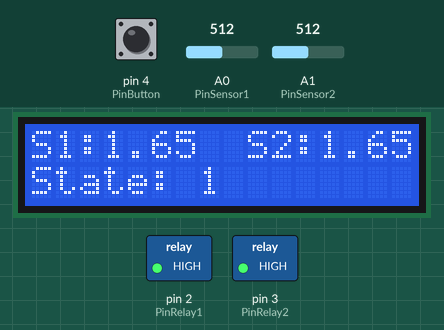
Recording of a program running on a simulated Arduino Uno, built with avr-gcc and run on an emulated ATmega328P. Parts: 16×2 character LCD, switched loads named in the program (green lamp = pin HIGH). The inputs (shaded band) are chosen by the test bench; at power-on: pin 4 (PinButton) HIGH, A0 (PinSensor1) = 512, A1 (PinSensor2) = 512. What the program prints to the serial monitor is not drawn.

Above: at 1.2 s.
1.3 s: pin 4 (PinButton) pulled LOW for 0.15 s
At 4.1 s:
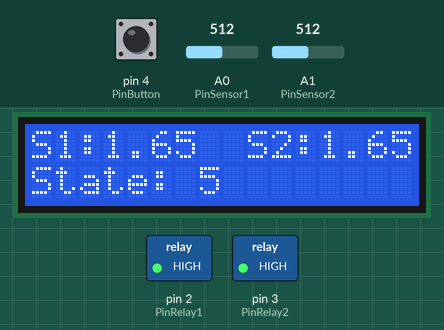
9.3 s: A0 (PinSensor1) set to 716
At 12.8 s:
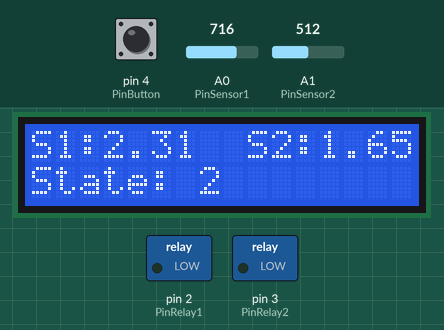
17.1 s: A1 (PinSensor2) set to 716
At 19.4 s:
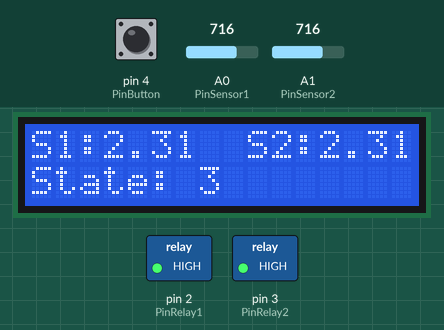
24.9 s: pin 4 (PinButton) pulled LOW for 1 s
At 25.3 s:
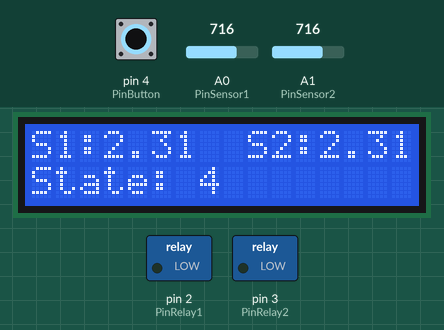
27.4 s: A0 (PinSensor1) set to 900
At 28.5 s:
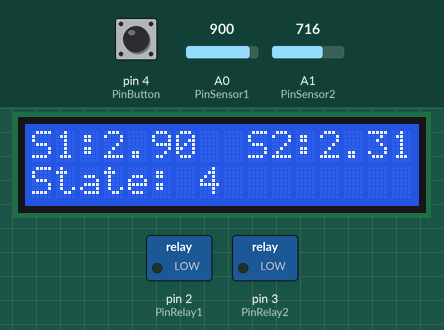
28.9 s: A1 (PinSensor2) set to 900
At 31.4 s:
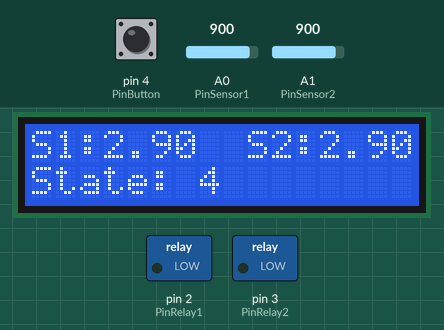
Timing chart, 0 to 32.9 s (numbered marks = the images above; inputs shaded):
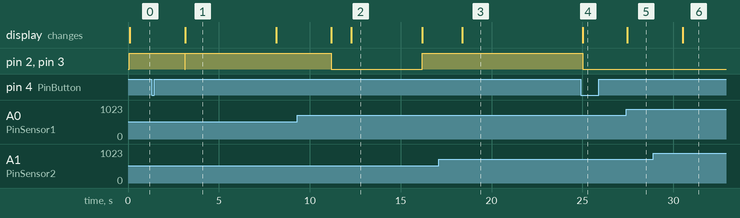

Measured:
- after the input at 17.1 s, the display: changes after 1.3 s (image 3)
- after the input at 24.9 s, pin 2 (PinRelay1), pin 3 (PinRelay2): HIGH → LOW after 0.12 s; the display: changes after 0.12 s (image 4)
- after the input at 27.4 s, the display: changes after 0.05 s (image 5)
- after the input at 28.9 s, the display: changes after 1.6 s (image 6)
- what the display in image 1 shows lasts 4.9 s, from 3.2 s to 8.1 s
- what the display in image 2 shows lasts 3.9 s, from 12.3 s to 16.2 s

The program:

main.cpp
```cpp
#include <Arduino.h>
#include <Wire.h>
#include <software_timer.h>
#include <string.h>
#include <button.h>
#include <LiquidCrystal_I2C.h>


// set the LCD address to 0x27 for a 16 chars and 2 line display
LiquidCrystal_I2C lcd(0X3F,16,2);

#define INIT              0
#define READY_AUTO        1
#define PUMPING_AUTO      2
#define STOP_PUMPING_AUTO 3
#define PUMPING_MAN       4
#define STOP_PUMPING_MAN  5

// #define time_display      1800 //3 //1800     //in 5 seconds to ready
// #define time_ready        3     //in 5 seconds to ready
// #define time_pump         600//15     //600   //pump in 10 mins
// #define time_no_pump      21600//21600    //21600 //every 6 hours

//for test
#define time_display      3
#define time_ready        3
#define time_pump         5
#define time_no_pump      10

#define PUMP               "Need pump"
#define NO_PUMP            "No pump"


//define pin for sensor soid
int PinSensor1 = A0;
int PinSensor2 = A1;

//define pin for relay
int PinRelay1 = 2;
int PinRelay2 = 3;

//define pin for gnd sensor
int GndSensor1 = 6;
int GndSensor2 = 7;


float Moisture_Sensor1 = 0.0;
float Moisture_Sensor2 = 0.0;


int state = 0;
String pump1_state = NO_PUMP;
String pump2_state = NO_PUMP;


void setup()
{
  // display.begin(SSD1306_SWITCHCAPVCC, SCREEN_ADDRESS);
  // display.clearDisplay();
  // display.setTextSize(2);
  // display.setTextColor(WHITE);

  lcd.init();
  lcd.backlight();
  lcd.clear();
  SWTimer_Init();
  Serial.begin(9600);
  analogReference(EXTERNAL);
  pinMode(PinSensor1, INPUT);
  pinMode(PinSensor2, INPUT);
  pinMode(GndSensor1, INPUT);
  pinMode(GndSensor2, INPUT);


  pinMode(PinRelay1, OUTPUT);
  pinMode(PinRelay2, OUTPUT);

  pinMode(PinButton, INPUT_PULLUP);

  digitalWrite(PinRelay1, HIGH);
  digitalWrite(PinRelay2, HIGH);

  //pinMode(LED_BUILTIN, OUTPUT);

}

//calculate moisture to voltage , int GndSensor)
float calcMoisture(int PinSensor, int GndSensor){
  pinMode(GndSensor, OUTPUT);
  digitalWrite(GndSensor, LOW);
  float value = (float(analogRead(PinSensor))/1023.0)*3.3;
  pinMode(GndSensor, INPUT);
  return value;
}

void pumping(int PinRelay){
  //turn on pump
  digitalWrite(PinRelay, LOW);
}

void stop_pumping(int PinRelay){
  //turn off pump
  digitalWrite(PinRelay, HIGH);
}

String check_4Pumping(float Moisture_value, int SensorNum, int PinRelay ){
  Serial.print("Moisture from sensor ");
  Serial.print(SensorNum);
  Serial.print(": ");
  Serial.print(Moisture_value);
  Serial.println(" V");

  //1.3V and lower -> wet -> no pump
  //2.3V and higher -> fry -> pump
  //2.75V and higher -> not in soil , its of the air -> no need pump
  if(Moisture_value >= 0.0 && Moisture_value <= 3.75){ //2.75
     Serial.println(PUMP);
     return PUMP;
  }
  else{
    Serial.println(NO_PUMP);
    return NO_PUMP;
  }

}


void update_moisture_state(){
  lcd.setCursor(0,0);
  lcd.print("S1:");
  lcd.setCursor(3,0);
  lcd.print(Moisture_Sensor1);

  lcd.setCursor(9,0);
  lcd.print("S2:");
  lcd.setCursor(12,0);
  lcd.print(Moisture_Sensor2);

  lcd.setCursor(0,1);
  lcd.print("State:");
  lcd.setCursor(7,1);
  lcd.print(state);
}

void display_LCD(){
  if(timer2_flag == true){
      Moisture_Sensor1 = calcMoisture(PinSensor1, GndSensor1);
      Moisture_Sensor2 = calcMoisture(PinSensor2, GndSensor2);
      update_moisture_state();
      setTimer2((uint64_t)time_display*1000);
  }
}

void fsm_automated(){
  switch(state){
    case INIT:
      state = READY_AUTO;
      setTimer1((uint64_t)time_ready*1000);
      break;
    case READY_AUTO:
      update_moisture_state();
      if(timer1_flag == true){
        pump1_state = check_4Pumping(Moisture_Sensor1, 1, PinRelay1 );
        pump2_state = check_4Pumping(Moisture_Sensor2, 2, PinRelay2 );
        if(pump1_state == PUMP ||  pump2_state == PUMP){
          state = PUMPING_AUTO;
          setTimer1((uint64_t)time_pump*1000);
        }
        else{
          state = STOP_PUMPING_AUTO;
          setTimer1((uint64_t)time_no_pump*1000);
        }
      }
      break;
    case PUMPING_AUTO:
      update_moisture_state();
      if(pump1_state == PUMP){
        pumping(PinRelay1);
      }
      if(pump2_state == PUMP){
        pumping(PinRelay2);
      }

      if(isBUTTON_Pressed() == 1){
        state = STOP_PUMPING_MAN;
      }
      if(timer1_flag == true){
        state = STOP_PUMPING_AUTO;
        setTimer1((uint64_t)time_no_pump*1000);
      }
      break;
    case STOP_PUMPING_AUTO:
      update_moisture_state();
      stop_pumping(PinRelay1);
      stop_pumping(PinRelay2);
      pump1_state = NO_PUMP;
      pump2_state = NO_PUMP;

      if(isBUTTON_Pressed() == 1){
        pump1_state = check_4Pumping(Moisture_Sensor1, 1, PinRelay1 );
        pump2_state = check_4Pumping(Moisture_Sensor2, 2, PinRelay2 );
        state = PUMPING_MAN;
      }

      if(timer1_flag == true){
        state = READY_AUTO;
        setTimer1((uint64_t)time_ready*1000);
      }
      break;
  }
}


void fsm_manual(){
  switch(state){
    case PUMPING_MAN:
      update_moisture_state();
      if(pump1_state == PUMP){
        pumping(PinRelay1);
      }
      if(pump2_state == PUMP){
        pumping(PinRelay2);
      }
      if(isBUTTON_Pressed() == 1){
        state = STOP_PUMPING_MAN;
        setTimer1((uint64_t)time_no_pump*1000);
      }
      break;
    case STOP_PUMPING_MAN:
      update_moisture_state();
      stop_pumping(PinRelay1);
      stop_pumping(PinRelay2);
      pump1_state = NO_PUMP;
      pump2_state = NO_PUMP;
      if(isBUTTON_Pressed() == 1){
        pump1_state = check_4Pumping(Moisture_Sensor1, 1, PinRelay1 );
        pump2_state = check_4Pumping(Moisture_Sensor2, 2, PinRelay2 );
        state = PUMPING_MAN;
      }
      if(timer1_flag == true){
        state = READY_AUTO;
        setTimer1((uint64_t)time_ready*1000);
      }
      break;
  }
}


void test_case(){
    if(timer1_flag == true){
    digitalWrite(LED_BUILTIN, !digitalRead(LED_BUILTIN));
    setTimer1(5*1000);
  }
}

void loop()
{
  display_LCD();
  fsm_automated();
  fsm_manual();
}
```

backup.cpp
```cpp
// #include <Arduino.h>
// #include <Wire.h>
// #include <software_timer.h>
// #include <string.h>
// #include <button.h>
// #include <Adafruit_GFX.h>
// #include <Adafruit_SSD1306.h>
// #include <scheduler.h>

// #define SCREEN_WIDTH 128 // OLED display width, in pixels
// #define SCREEN_HEIGHT 64 // OLED display height, in pixels

// #define OLED_RESET     -1 // Reset pin # (or -1 if sharing Arduino reset pin)
// #define SCREEN_ADDRESS 0x3C
// Adafruit_SSD1306 display(SCREEN_WIDTH, SCREEN_HEIGHT, &Wire, OLED_RESET);


// #define INIT              0
// #define READY_AUTO        1
// #define PUMPING_AUTO      2
// #define STOP_PUMPING_AUTO 3
// #define PUMPING_MAN       4
// #define STOP_PUMPING_MAN  5

// #define time_display      3//1800     //in 5 seconds to ready
// #define time_ready        3     //in 5 seconds to ready
// #define time_pump         5//15     //600   //pump in 10 mins
// #define time_no_pump      5//21600    //21600 //every 6 hours

// #define PUMP               "Need pump"
// #define NO_PUMP            "No pump"
// // set the LCD address to 0x27 for a 16 chars and 2 line display


// //define pin for sensor soid
// int PinSensor1 = A0;
// int PinSensor2 = A1;

// //define pin for relay
// int PinRelay1 = 2;
// int PinRelay2 = 3;


// float Moisture_Sensor1 = 0.0;
// float Moisture_Sensor2 = 0.0;

// int state = 0;
// String pump1_state = NO_PUMP;
// String pump2_state = NO_PUMP;
// // bool flag_run = false;
// // bool flag_stop = false;


// void setup()
// {
//   display.begin(SSD1306_SWITCHCAPVCC, SCREEN_ADDRESS);
//   display.clearDisplay();
//   display.setTextSize(2);
//   display.setTextColor(WHITE);

//   SWTimer_Init();
//   Serial.begin(9600);
//   analogReference(EXTERNAL);
//   pinMode(PinSensor1, INPUT);
//   pinMode(PinSensor2, INPUT);

//   pinMode(PinRelay1, OUTPUT);
//   pinMode(PinRelay2, OUTPUT);

//   pinMode(PinButton, INPUT_PULLUP);

//   digitalWrite(PinRelay1, HIGH);
//   digitalWrite(PinRelay2, HIGH);

//   //pinMode(LED_BUILTIN, OUTPUT);

// }

// //calculate moisture to voltage
// float calcMoisture(int PinSensor){
//   return (float(analogRead(PinSensor))/1023.0)*3.3;
// }

// void pumping(int PinRelay){
//   //turn on pump
//   digitalWrite(PinRelay, LOW);
// }

// void stop_pumping(int PinRelay){
//   //turn off pump
//   digitalWrite(PinRelay, HIGH);
// }

// String check_4Pumping(float Moisture_value, int SensorNum, int PinRelay ){
//   Serial.print("Moisture from sensor ");
//   Serial.print(SensorNum);
//   Serial.print(": ");
//   Serial.print(Moisture_value);
//   Serial.println(" V");

//   //1.3V and lower -> wet -> no pump
//   //2.3V and higher -> fry -> pump
//   //2.75V and higher -> not in soil , its of the air -> no need pump
//   if(Moisture_value >= 0.0 && Moisture_value <= 3.75){ //2.75
//      Serial.println(PUMP);
//      return PUMP;
//   }
//   else{
//     Serial.println(NO_PUMP);
//     return NO_PUMP;
//   }
//   // else{
//   //   Serial.println("Sensor is not in soil");
//   //   return "Sensor is not in soil";
//   // }
// }
// // void clear_state(){
// //     display.setCursor(80,40);
// //     display.println("");
// //     display.display();
// // }

// void show_state(int state){
//     display.setCursor(0,40);
//     display.println("State:");
//     // display.setCursor(80,40);
//     // display.println("");
//     display.setCursor(80,40);
//     display.println(state);

//     display.display();
// }

// void display_LCD(){
//   if(timer2_flag == true){
//       Moisture_Sensor1 = calcMoisture(PinSensor1);
//       Moisture_Sensor2 = calcMoisture(PinSensor2);
//       display.setCursor(0,0);
//       display.println("S1:");
//       display.setCursor(40,0);
//       display.println(Moisture_Sensor1);

//       display.setCursor(0,20);
//       display.println("S2:");
//       display.setCursor(40,20);
//       display.println(Moisture_Sensor2);
//       display.display();

//       setTimer2((uint64_t)time_display*1000);
//   }
// }

// void fsm_automated(){
//   switch(state){
//     case INIT:
//       state = READY_AUTO;
//       setTimer1((uint64_t)time_ready*1000);
//       break;
//     case READY_AUTO:
//       show_state(state);
//       if(timer1_flag == true){
//         pump1_state = check_4Pumping(Moisture_Sensor1, 1, PinRelay1 );
//         pump2_state = check_4Pumping(Moisture_Sensor2, 2, PinRelay2 );
//         if(pump1_state == PUMP ||  pump2_state == PUMP){
//           state = PUMPING_AUTO;
//           setTimer1((uint64_t)time_pump*1000);
//         }
//         else{
//           state = STOP_PUMPING_AUTO;
//           setTimer1((uint64_t)time_no_pump*1000);
//         }
//       }
//       break;
//     case PUMPING_AUTO:
//       show_state(state);
//       if(pump1_state == PUMP){
//         pumping(PinRelay1);
//       }
//       if(pump2_state == PUMP){
//         pumping(PinRelay2);
//       }

//       if(isBUTTON_Pressed() == 1){
//         state = STOP_PUMPING_MAN;
//       }
//       if(timer1_flag == true){
//         state = STOP_PUMPING_AUTO;
//         setTimer1((uint64_t)time_no_pump*1000);
//       }
//       break;
//     case STOP_PUMPING_AUTO:
//       show_state(state);
//       stop_pumping(PinRelay1);
//       stop_pumping(PinRelay2);
//       pump1_state = NO_PUMP;
//       pump2_state = NO_PUMP;

//       if(isBUTTON_Pressed() == 1){
//         pump1_state = check_4Pumping(Moisture_Sensor1, 1, PinRelay1 );
//         pump2_state = check_4Pumping(Moisture_Sensor2, 2, PinRelay2 );
//         if(pump1_state == PUMP ||  pump2_state == PUMP){
//           state = PUMPING_MAN;
//         }
//       }

//       if(timer1_flag == true){
//         state = READY_AUTO;
//         setTimer1((uint64_t)time_ready*1000);
//       }
//       break;
//   }
// }


// void fsm_manual(){
//   switch(state){
//     case PUMPING_MAN:
//       show_state(state);
//       if(pump1_state == PUMP){
//         pumping(PinRelay1);
//       }
//       if(pump2_state == PUMP){
//         pumping(PinRelay2);
//       }
//       if(isBUTTON_Pressed() == 1){
//         state = STOP_PUMPING_MAN;
//         setTimer1((uint64_t)time_no_pump*1000);
//       }
//       break;
//     case STOP_PUMPING_MAN:
//       show_state(state);
//       stop_pumping(PinRelay1);
//       stop_pumping(PinRelay2);
//       pump1_state = NO_PUMP;
//       pump2_state = NO_PUMP;
//       if(isBUTTON_Pressed() == 1){
//         pump1_state = check_4Pumping(Moisture_Sensor1, 1, PinRelay1 );
//         pump2_state = check_4Pumping(Moisture_Sensor2, 2, PinRelay2 );
//         if(pump1_state == PUMP ||  pump2_state == PUMP){
//           state = PUMPING_MAN;
//         }
//       }
//       if(timer1_flag == true){
//         state = READY_AUTO;
//         setTimer1((uint64_t)time_ready*1000);
//       }
//       break;
//   }
// }


// void test_case(){
//     if(timer1_flag == true){
//     digitalWrite(LED_BUILTIN, !digitalRead(LED_BUILTIN));
//     setTimer1(5*1000);
//   }
// }

// void loop()
// {
//   display_LCD();
//   fsm_automated();
//   fsm_manual();


//   // unsigned long curr_miliseconds = millis();
//   // if(curr_miliseconds - prev_miliseconds >= time_interval || prev_miliseconds == 0){
//   //   prev_miliseconds = curr_miliseconds;
//   //   Moisture_Sensor1 = calcMoisture(PinSensor1);
//   //   Moisture_Sensor2 = calcMoisture(PinSensor2);
//   //   Serial.print("Soil Moisture: ");
//   //   Serial.println(Moisture_Sensor1);
//   // }
//   // if(isBUTTON_Pressed() == true){
//   //   digitalWrite(LED_BUILTIN, !digitalRead(13));
//   // }

// }
```

button.cpp
```cpp
#include <button.h>

int PinButton = 4;

int KeyReg0 = NORMAL_STATE;
int KeyReg1 = NORMAL_STATE;
int KeyReg2 = NORMAL_STATE;
int KeyReg3 = NORMAL_STATE;
int TimerForKeyPress = 100;

int button_flag = 0;


int isBUTTON_Pressed(){
	if(button_flag == 1){
		button_flag = 0;
		Serial.print("Button is pressed\n");
		return 1;
	}
	return 0;
}

void subKeyProcess( ){
	button_flag = 1;
}

void getKeyInput(){
	KeyReg0 = KeyReg1;
	KeyReg1 = KeyReg2;
	KeyReg2 = digitalRead(PinButton);
	if ((KeyReg0 == KeyReg1) && (KeyReg1 == KeyReg2)) {
		if (KeyReg3 != KeyReg2){
			KeyReg3 = KeyReg2;
			if (KeyReg2 == PRESSED_STATE){
				subKeyProcess();
				TimerForKeyPress = 100;
			}
		}
		else {
			TimerForKeyPress--;
			if (TimerForKeyPress == 0){
				KeyReg3 = NORMAL_STATE;
				TimerForKeyPress = 100;
			}
		}
	}
}
```

button.h
```cpp
#ifndef INC_BUTTON_H_
#define INC_BUTTON_H_

#include <Arduino.h>

#define NORMAL_STATE  1
#define PRESSED_STATE 0

extern int button_flag;
extern int PinButton;


int isBUTTON_Pressed();
void getKeyInput();


#endif /* INC_BUTTON_H_ */
```

scheduler.cpp
```cpp
#include "scheduler.h"

typedef enum
{
	NO_ERROR,
	ERROR_SCH_TOO_MANY_TASKS,
	ERROR_SCH_CANNOT_DELETE_TASK,
	ERROR_SCH_WAITING_FOR_SLAVE_TO_ACK,
	ERROR_SCH_WAITING_FOR_START_COMMAND_FROM_MASTER,
	ERROR_SCH_ONE_OR_MORE_SLAVE_DID_NOT_START,
	ERROR_SCH_LOST_SLAVE,
	ERROR_SCH_CAN_BUS_ERROR,
	ERROR_I2C_WRITE_BYTE_AT24C64
}Error_message;

typedef enum
{
	NORMAL,
	ERROR_CODE,
	MAX_TASK
}return_code;

typedef struct {
	void (*pTask)(void);

	uint32_t Delay;

	uint32_t Period;

	uint8_t RunMe;

	uint32_t TaskID;
} sTask;

#define MAX_SIZE 10
#define TASK_ID 0
#define Error_tick_count 0


//initialize array
sTask SCH_tasks_G[MAX_SIZE];
int number_task = 0;

Error_message Errorcode= NO_ERROR;
Error_message Last_error_code = NO_ERROR ;

static unsigned char SCH_Reset_Task(const int TASK_IDX)
{
	unsigned char Return_code;

	if(SCH_tasks_G[TASK_IDX].pTask==0){
		Errorcode= ERROR_SCH_CANNOT_DELETE_TASK;
		return ERROR_CODE;
	}
	else{
		Return_code= NORMAL;
	}

	SCH_tasks_G[TASK_IDX].pTask = 0x0000;
	SCH_tasks_G[TASK_IDX].Delay = 0;
	SCH_tasks_G[TASK_IDX].Period = 0;
	SCH_tasks_G[TASK_IDX].RunMe = 0;

	return Return_code;
}

void SCH_Init(void)
{
	number_task = 0;
	unsigned char i;

	for(i = 0; i < MAX_SIZE ; i++){
		SCH_Reset_Task(i);
		SCH_tasks_G[i].TaskID = i;
	}

	Errorcode = NO_ERROR;

	//Timer_init();
}

void SCH_Update(void) {
	if(number_task == 0) return;
	unsigned char head = 0;
	// NOTE: calculations are in *TICKS* ( not milliseconds )

	if (SCH_tasks_G[head].pTask) {
		if (SCH_tasks_G[head].Delay == 0) {
			SCH_tasks_G[head].RunMe += 1;
		} else {
			SCH_tasks_G[head].Delay -= 1;
		}
	}
}

unsigned char SCH_Add_Task(void (*pFunction)(), unsigned int DELAY, unsigned int PERIOD){
	if (number_task == MAX_SIZE){
		Errorcode = ERROR_SCH_TOO_MANY_TASKS;
		return MAX_TASK;
	}

	unsigned char pivot = 0;
	while (1) {
		if (pivot == number_task) // full
			break;

		if (DELAY < SCH_tasks_G[pivot].Delay)
			break;

		DELAY -= SCH_tasks_G[pivot].Delay;
		pivot++;
	}
	//shift right to have empty slot adding
	for (int i = number_task; i > pivot; i--) {
		SCH_tasks_G[i] = SCH_tasks_G[i - 1];
	}

	//update delay for following pivot position
	if(pivot != number_task)
		SCH_tasks_G[pivot + 1].Delay -= DELAY;

	SCH_tasks_G[pivot].pTask = pFunction;
	SCH_tasks_G[pivot].Delay = DELAY;
	SCH_tasks_G[pivot].Period = PERIOD;
	SCH_tasks_G[pivot].RunMe = 0;
	number_task++;
	return pivot;
}

unsigned char SCH_Delete_Task(unsigned char taskID) {
	unsigned char Return_code ;
	Return_code = SCH_Reset_Task(taskID);
	if(Return_code == NORMAL){
		for (int i = 0; i <number_task - 1; i++) {
				SCH_tasks_G[i] = SCH_tasks_G[i + 1];
			}
		number_task--;
		SCH_tasks_G[number_task].pTask = 0x0000;
		SCH_tasks_G[number_task].Delay = 0;
		SCH_tasks_G[number_task].Period = 0;
		SCH_tasks_G[number_task].RunMe = 0;
	}

	return Return_code;
}

void SCH_Dispatch_Tasks(void) {
	unsigned char head = 0;
	if (SCH_tasks_G[head].RunMe > 0) {
		(*SCH_tasks_G[head].pTask)();
		SCH_tasks_G[head].RunMe -= 1;
		if (SCH_tasks_G[head].Period == 0) {
			SCH_Delete_Task(head);
		}
        else {
			sTask temp = SCH_tasks_G[head];
			SCH_Delete_Task(head);
			SCH_Add_Task(temp.pTask, temp.Period, temp.Period);
		}
	}

	// SCH_Report_Status();
}


void SCH_Report_Status(void){
#ifdef SCH_REPORT_ERRORS

	if(Errorcode != Last_error_code){
		Error_port = 255 - Errorcode;
		Last_error_code = Errorcode;

		if(Errorcode != 0){
			Error_tick_count = 60000;
		}
		else{
			Error_tick)count = 0;
		}
	}
	else{

		if(Error_tick_count != 0){
			if(--Error_tick_count == 0){
				Errorcode =0;
			}
		}

	}

#endif
}
```

Source omitted: scheduler.h (377 bytes), software_timer.cpp (1510 bytes), software_timer.h (346 bytes)
